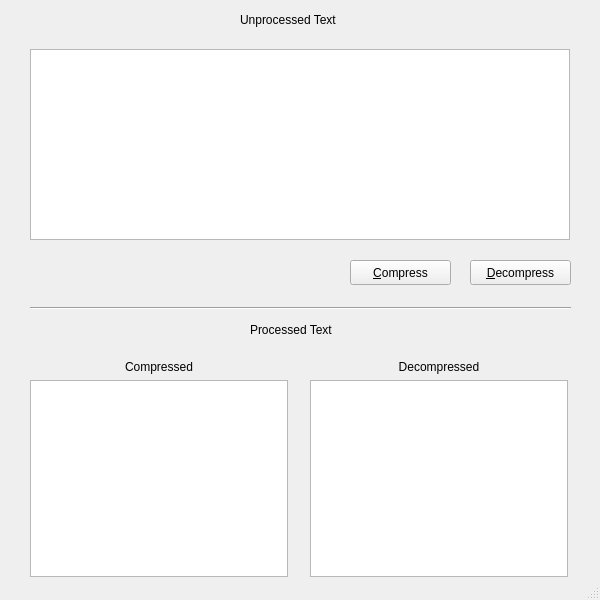
<?xml version="1.0" encoding="UTF-8"?>
<ui version="4.0">
 <class>MainScreen</class>
 <widget class="QMainWindow" name="MainScreen">
  <property name="geometry">
   <rect>
    <x>0</x>
    <y>0</y>
    <width>600</width>
    <height>600</height>
   </rect>
  </property>
  <property name="windowTitle">
   <string>LZ77 Tool</string>
  </property>
  <property name="windowOpacity">
   <double>1.000000000000000</double>
  </property>
  <widget class="QWidget" name="centralwidget">
   <widget class="QPlainTextEdit" name="userText">
    <property name="geometry">
     <rect>
      <x>30</x>
      <y>49</y>
      <width>540</width>
      <height>191</height>
     </rect>
    </property>
    <property name="plainText">
     <string/>
    </property>
    <property name="overwriteMode">
     <bool>false</bool>
    </property>
    <property name="placeholderText">
     <string>Type to compress or decompress.</string>
    </property>
   </widget>
   <widget class="QPushButton" name="compressButton">
    <property name="geometry">
     <rect>
      <x>350</x>
      <y>260</y>
      <width>101</width>
      <height>25</height>
     </rect>
    </property>
    <property name="text">
     <string>&amp;Compress</string>
    </property>
   </widget>
   <widget class="QPushButton" name="decompressButton">
    <property name="geometry">
     <rect>
      <x>470</x>
      <y>260</y>
      <width>101</width>
      <height>25</height>
     </rect>
    </property>
    <property name="text">
     <string>&amp;Decompress</string>
    </property>
   </widget>
   <widget class="Line" name="line">
    <property name="geometry">
     <rect>
      <x>30</x>
      <y>300</y>
      <width>541</width>
      <height>16</height>
     </rect>
    </property>
    <property name="orientation">
     <enum>Qt::Horizontal</enum>
    </property>
   </widget>
   <widget class="QWidget" name="layoutWidget">
    <property name="geometry">
     <rect>
      <x>310</x>
      <y>360</y>
      <width>258</width>
      <height>217</height>
     </rect>
    </property>
    <layout class="QGridLayout" name="decompressGridLayout">
     <item row="0" column="0">
      <widget class="QLabel" name="decompressedLabel">
       <property name="text">
        <string>Decompressed</string>
       </property>
       <property name="alignment">
        <set>Qt::AlignCenter</set>
       </property>
      </widget>
     </item>
     <item row="1" column="0">
      <widget class="QPlainTextEdit" name="decompressResult">
       <property name="lineWidth">
        <number>0</number>
       </property>
       <property name="readOnly">
        <bool>true</bool>
       </property>
       <property name="textInteractionFlags">
        <set>Qt::TextSelectableByKeyboard|Qt::TextSelectableByMouse</set>
       </property>
      </widget>
     </item>
    </layout>
   </widget>
   <widget class="QLabel" name="processedTxtLabel">
    <property name="geometry">
     <rect>
      <x>250</x>
      <y>320</y>
      <width>101</width>
      <height>20</height>
     </rect>
    </property>
    <property name="text">
     <string>Processed Text</string>
    </property>
   </widget>
   <widget class="QLabel" name="unprocessedTxtLabel">
    <property name="geometry">
     <rect>
      <x>240</x>
      <y>10</y>
      <width>111</width>
      <height>20</height>
     </rect>
    </property>
    <property name="text">
     <string>Unprocessed Text</string>
    </property>
   </widget>
   <widget class="QWidget" name="layoutWidget">
    <property name="geometry">
     <rect>
      <x>30</x>
      <y>360</y>
      <width>258</width>
      <height>217</height>
     </rect>
    </property>
    <layout class="QGridLayout" name="compressGridLayout">
     <item row="0" column="0">
      <widget class="QLabel" name="compressedLabel">
       <property name="text">
        <string>Compressed</string>
       </property>
       <property name="alignment">
        <set>Qt::AlignCenter</set>
       </property>
      </widget>
     </item>
     <item row="1" column="0">
      <widget class="QPlainTextEdit" name="compressResult">
       <property name="lineWidth">
        <number>0</number>
       </property>
       <property name="readOnly">
        <bool>true</bool>
       </property>
       <property name="textInteractionFlags">
        <set>Qt::TextSelectableByKeyboard|Qt::TextSelectableByMouse</set>
       </property>
      </widget>
     </item>
    </layout>
   </widget>
  </widget>
  <widget class="QStatusBar" name="statusbar"/>
 </widget>
 <resources/>
 <connections/>
</ui>
